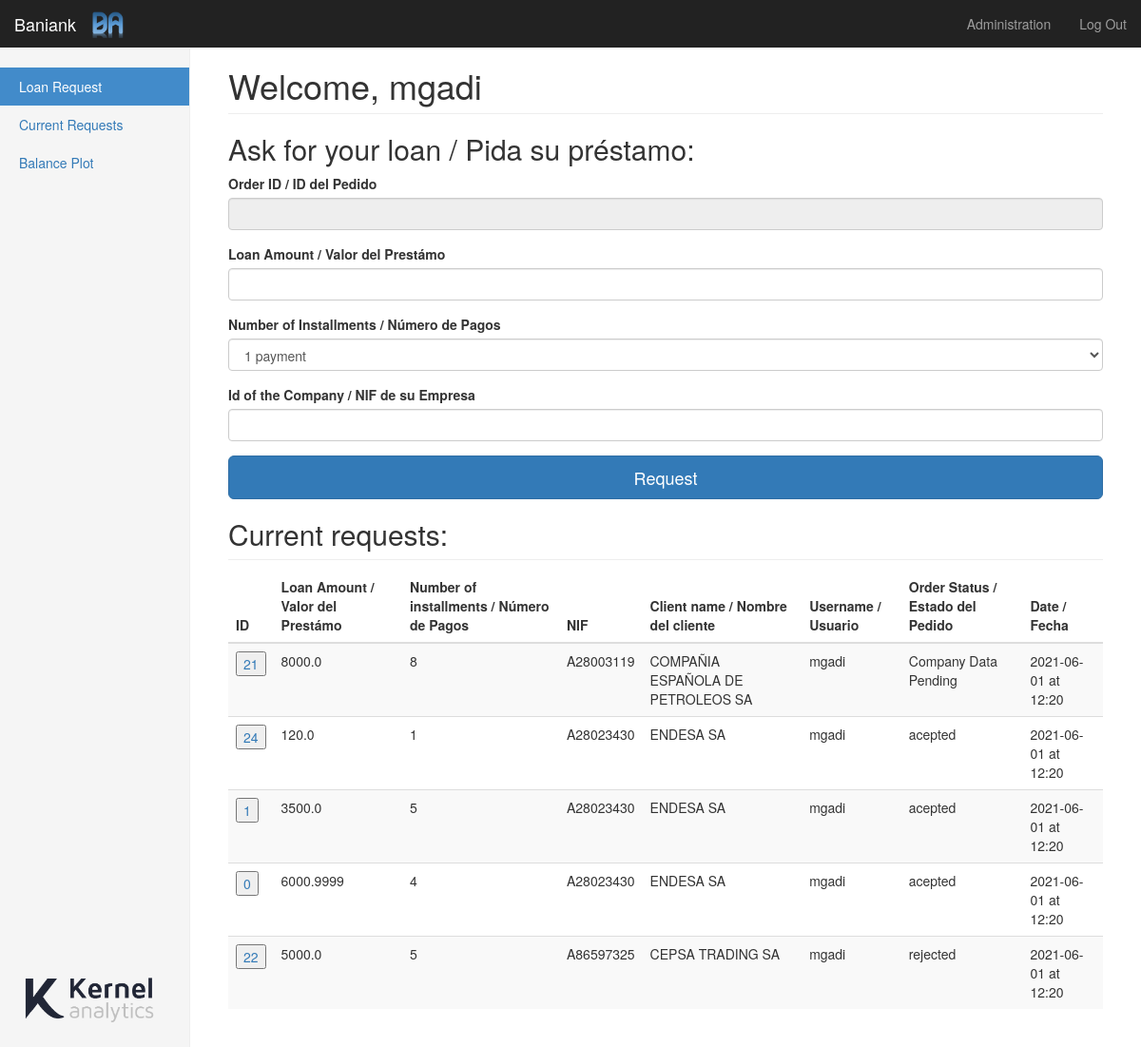
/loan (signed in), run on the app's committed database.
### app.py (models this page shows)
class Bank(UserMixin, db.Model):
    id = db.Column(db.Integer, primary_key=True)
    name = db.Column(db.String(50), unique=True)
    bank_total_assets = db.Column(db.Float,default=2000000.0)
    bank_total_borrowed = db.Column(db.Float,default=0.0)
    coef_own_capital = db.Column(db.Float,default=10.0)
    coef_ebitda = db.Column(db.Float,default=33.0)
    coef_concentration = db.Column(db.Float,default=5.0)
    prob_default = db.Column(db.Float,default=0.5)
    interest_rate = db.Column(db.Float,default=7.5)

class User(UserMixin, db.Model):
    id = db.Column(db.Integer, primary_key=True)
    username = db.Column(db.String(15), unique=True)
    email = db.Column(db.String(50), unique=True)
    password = db.Column(db.String(80))
    profile = db.Column(db.String(80), default='customer')

class Loan(UserMixin, db.Model):
    id = db.Column(db.Integer, primary_key=True)
    loan_amount = db.Column(db.Float())
    number_of_installments = db.Column(db.Integer())
    username = db.Column(db.String(15))
    nif = db.Column(db.String(9))
    status = db.Column(db.String(15))
    monthly_payment = db.Column(db.Float())
    data_timestamp = db.Column(db.DateTime, default=datetime.utcnow)

class Company(UserMixin, db.Model):
    id = db.Column(db.Integer, primary_key=True)
    nif = db.Column(db.String(9))
    name = db.Column(db.String(50))
    cnae = db.Column(db.String(1))
    p10000 = db.Column(db.Float)
    p20000 = db.Column(db.Float)
    p40100_plus_40500 = db.Column(db.Float)
    p49100_plus_40800 = db.Column(db.Float)
    p31200_plus_32300 = db.Column(db.Float)
    ebitda_income = db.Column(db.Float)
    debt_ebitda = db.Column(db.Float)
    rraa_rrpp = db.Column(db.Float) # Leveraging - External Resources / Own Resources - Recursos Ajenos / recursos propios
    log_operating_income = db.Column(db.Float)
    return_on_assets = db.Column(db.Float)
    prob_default = db.Column(db.Float)
    username = db.Column(db.String(15))
    data_timestamp = db.Column(db.DateTime, default=datetime.utcnow)

### app.py (the view, shortened to what this page needs)
@app.route('/loan', methods=['GET', 'POST'])
@login_required
def loan():
    form = LoanForm()
    message = ''
    order_history = db.session.query(Loan, Company).join(Company, Loan.nif == Company.nif).filter_by(username=current_user.username)
    return render_template('loan.html', form=form, \
                           rows=order_history, \
                           message=message, \
                           name=current_user.username, \
                           bank_name=bank.name,
                           companies=Company.query.filter_by(username=current_user.username))

### app.py
class LoanForm(FlaskForm):
    rowid = StringField('Order ID / ID del Pedido')
    loan_amount = MyFloatField('Loan Amount / Valor del Prestámo ', validators=[InputRequired()])
    number_of_installments = SelectField('Number of Installments / Número de Pagos', choices=[('1', '1 payment'), ('2', '2 payments'), ('3', '3 payments'), ('4', '4 payments'),('5', '5 payments'), ('6', '6 payments'), ('7', '7 payments'), ('8', '8 payments')])
    nif = StringField('Id of the Company / NIF de su Empresa', validators=[InputRequired(), Length(min=9, max=9)],default='')

### app.py (called while the page is built)
@login_manager.user_loader
def load_user(user_id):
    return User.query.get(int(user_id))

### templates/loan.html (shortened to what this page needs)
{% extends "bootstrap/base.html" %}
{% import "bootstrap/wtf.html" as wtf %}
{% block styles %}
{{super()}}
<link rel="stylesheet" href="{{url_for('.static', filename='dashboard.css')}}">
{% endblock %}
{% block content %}
<nav class="navbar navbar-inverse navbar-fixed-top">
  <div class="container-fluid">
    <div class="navbar-header">
      <img src="{{url_for('.static', filename='logo.png')}}" alt="{{bank_name}} logo" height="40">
      <div class="navbar-brand">{{bank_name}}</div>
    </div>
    <div id="navbar" class="navbar-collapse collapse">
      <ul class="nav navbar-nav navbar-right">
        <li><a href="{{ url_for('admin') }}">Administration</a></li>
        <li><a href="{{ url_for('logout') }}">Log Out</a></li>
      </ul>
    </div>
  </div>
</nav>
<div class="container-fluid">
  <div class="row">
    <div class="col-sm-3 col-md-2 sidebar">
      <ul class="nav nav-sidebar">
        <li class="active"><a href="/loan">Loan Request<span class="sr-only">(current)</span></a></li>
        <li class="inactive"><a href="/currents">Current Requests<span class="sr-only">(current)</span></a></li>
        <li class="inactive"><a href="/balance_plot">Balance Plot<span class="sr-only">(current)</span></a></li>
      </ul>
      <div style="position: absolute; bottom: 20px;"><img src="{{url_for('.static', filename='ka-complete.png')}}"
          width="150px"></div>
    </div>
    <div class="col-sm-9 col-sm-offset-3 col-md-10 col-md-offset-2 main">
      <h1 class="page-header">Welcome, {{ name }}</h1>
      {% if message == '' %}
      <form class="form-signin" method="POST" action="/loan">
        <h2 class="form-signin-heading">Ask for your loan / Pida su préstamo:</h2>
        {{ wtf.form_field(form.rowid, readonly="readonly") }}
        {{ wtf.form_field(form.loan_amount) }}
        {{ wtf.form_field(form.number_of_installments) }}
        {{ wtf.form_field(form.nif, list="companies") }}
        <button class="btn btn-lg btn-primary btn-block" type="submit">Request</button>
      </form>
      {% else %}
      <h2> {{ message }} </h2>
      {% endif %}
      <h2 class="sub-header">Current requests:</h2>
      <div class="table-responsive">
        <table id="myTable" class="table table-striped">
          <thead>
            <tr>
              <th>ID</th>
              <th>Loan Amount / Valor del Prestámo</th>
              <th>Number of installments / Número de Pagos</th>
              <th>NIF</th>
              <th>Client name / Nombre del cliente</th>
              <th>Username / Usuario</th>
              <th>Order Status / Estado del Pedido</th>
              <th>Date / Fecha</th>
            </tr>
          </thead>
          <tbody>
            {% for row in rows %}
            <tr>
              <td> <a>
                <form action="/loan" method="POST">
                  <input type="submit" value={{ row.Loan.id }}>
                </form>
              </a></td>
            <td> {{ row.Loan.loan_amount }}</td>
            <td> {{ row.Loan.number_of_installments }} </td>
            <td> {{ row.Loan.nif }} </td>
            <td> {{ row.Company.name }} </td>
            <td> {{ row.Loan.username }} </td>
            <td> {{ row.Loan.status }} </td>
            <td> {{ row.Loan.data_timestamp.strftime('%Y-%m-%d at %H:%M') }} </td>
            </tr>
            {% endfor %}
          </tbody>
        </table>
      </div>
    </div>
  </div>
</div>
{% endblock %}

### static/dashboard.css (style rules this page uses)
body { padding-top: 50px; }
img { padding-top: 10px; }
.sub-header { padding-bottom: 10px; border-bottom: 1px solid #eee; }
.navbar-fixed-top { border: 0; }
.sidebar { display: none; }
@media (min-width: 768px) { .sidebar { position: fixed; top: 51px; bottom: 0; left: 0; z-index: 1000; display: block; padding: 20px; overflow-x: hidden; overflow-y: auto; background-color: #f5f5f5; border-right: 1px solid #eee; } }
.nav-sidebar { margin-right: -21px; margin-bottom: 20px; margin-left: -20px; }
.nav-sidebar > li > a { padding-right: 20px; padding-left: 20px; }
.nav-sidebar > .active > a, .nav-sidebar > .active > a:hover, .nav-sidebar > .active > a:focus { color: #fff; background-color: #428bca; }
.main { padding: 20px; }
@media (min-width: 768px) { .main { padding-right: 40px; padding-left: 40px; } }
.main .page-header { margin-top: 0; }

### data on the page
Bank: name "Baniank"
User: username "mgadi"
Loan: Loan.id "21", Loan.loan_amount "8000.0", Loan.number_of_installments "8", Loan.nif "A28003119", Company.name "COMPAÑIA ESPAÑOLA DE PETROLEOS SA", Loan.username "mgadi", Loan.status "Company Data Pending", Loan.data_timestamp "2021-06-01 at 12:20"
Loan: Loan.id "24", Loan.loan_amount "120.0", Loan.number_of_installments "1", Loan.nif "A28023430", Company.name "ENDESA SA", Loan.username "mgadi", Loan.status "acepted", Loan.data_timestamp "2021-06-01 at 12:20"
Loan: Loan.id "1", Loan.loan_amount "3500.0", Loan.number_of_installments "5", Loan.nif "A28023430", Company.name "ENDESA SA", Loan.username "mgadi", Loan.status "acepted", Loan.data_timestamp "2021-06-01 at 12:20"
Loan: Loan.id "0", Loan.loan_amount "6000.9999", Loan.number_of_installments "4", Loan.nif "A28023430", Company.name "ENDESA SA", Loan.username "mgadi", Loan.status "acepted", Loan.data_timestamp "2021-06-01 at 12:20"
Loan: Loan.id "22", Loan.loan_amount "5000.0", Loan.number_of_installments "5", Loan.nif "A86597325", Company.name "CEPSA TRADING SA", Loan.username "mgadi", Loan.status "rejected", Loan.data_timestamp "2021-06-01 at 12:20"
